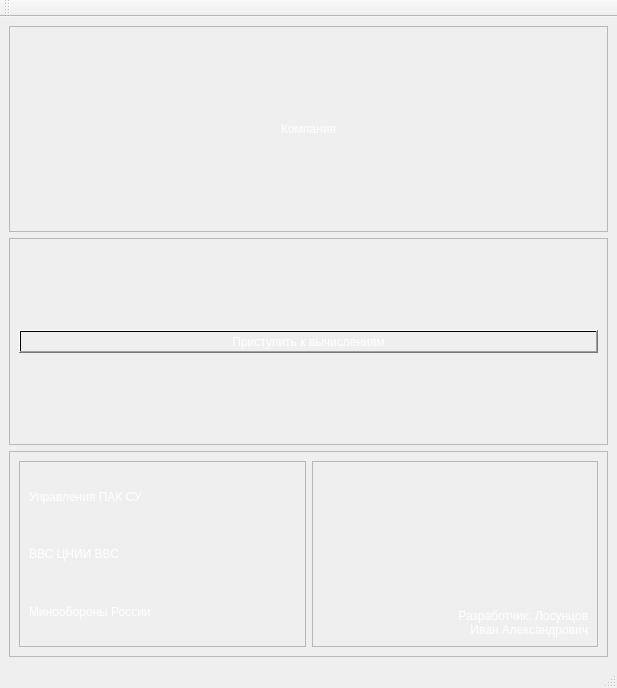
<?xml version="1.0" encoding="UTF-8"?>
<ui version="4.0">
 <class>MainWindow</class>
 <widget class="QMainWindow" name="MainWindow">
  <property name="geometry">
   <rect>
    <x>0</x>
    <y>0</y>
    <width>617</width>
    <height>688</height>
   </rect>
  </property>
  <property name="windowTitle">
   <string>MainWindow</string>
  </property>
  <property name="styleSheet">
   <string notr="true">font: 12pt &quot;Mongolian Baiti&quot;;
color: rgb(255, 255, 255);</string>
  </property>
  <widget class="QWidget" name="centralwidget">
   <layout class="QVBoxLayout" name="verticalLayout_2">
    <item>
     <widget class="QFrame" name="frame_3">
      <property name="frameShape">
       <enum>QFrame::StyledPanel</enum>
      </property>
      <property name="frameShadow">
       <enum>QFrame::Raised</enum>
      </property>
      <layout class="QVBoxLayout" name="verticalLayout_3">
       <item>
        <widget class="QLabel" name="label">
         <property name="styleSheet">
          <string notr="true"/>
         </property>
         <property name="text">
          <string>Компания</string>
         </property>
         <property name="alignment">
          <set>Qt::AlignCenter</set>
         </property>
        </widget>
       </item>
      </layout>
     </widget>
    </item>
    <item>
     <widget class="QFrame" name="frame_2">
      <property name="frameShape">
       <enum>QFrame::StyledPanel</enum>
      </property>
      <property name="frameShadow">
       <enum>QFrame::Raised</enum>
      </property>
      <layout class="QVBoxLayout" name="verticalLayout_4">
       <item>
        <widget class="QPushButton" name="pushButton">
         <property name="styleSheet">
          <string notr="true">background-color: qradialgradient(spread:pad, cx:0.5, cy:0.5, radius:0.5, fx:0.5, fy:0.5, stop:0 rgba(255, 255, 255, 0));
color: rgb(255, 255, 255);</string>
         </property>
         <property name="text">
          <string>Приступить к вычислениям</string>
         </property>
        </widget>
       </item>
      </layout>
     </widget>
    </item>
    <item>
     <widget class="QFrame" name="frame">
      <property name="frameShape">
       <enum>QFrame::StyledPanel</enum>
      </property>
      <property name="frameShadow">
       <enum>QFrame::Raised</enum>
      </property>
      <layout class="QHBoxLayout" name="horizontalLayout">
       <item>
        <widget class="QFrame" name="frame_5">
         <property name="frameShape">
          <enum>QFrame::StyledPanel</enum>
         </property>
         <property name="frameShadow">
          <enum>QFrame::Raised</enum>
         </property>
         <layout class="QVBoxLayout" name="verticalLayout_6">
          <item>
           <widget class="QLabel" name="label_3">
            <property name="styleSheet">
             <string notr="true">color: rgb(255, 255, 255);</string>
            </property>
            <property name="text">
             <string>Управления ПАК СУ</string>
            </property>
           </widget>
          </item>
          <item>
           <widget class="QLabel" name="label_7">
            <property name="styleSheet">
             <string notr="true">color: rgb(255, 255, 255);</string>
            </property>
            <property name="text">
             <string>ВВС ЦНИИ ВВС</string>
            </property>
           </widget>
          </item>
          <item>
           <widget class="QLabel" name="label_6">
            <property name="styleSheet">
             <string notr="true">color: rgb(255, 255, 255);</string>
            </property>
            <property name="text">
             <string>Минообороны России</string>
            </property>
           </widget>
          </item>
         </layout>
        </widget>
       </item>
       <item>
        <widget class="QFrame" name="frame_4">
         <property name="frameShape">
          <enum>QFrame::StyledPanel</enum>
         </property>
         <property name="frameShadow">
          <enum>QFrame::Raised</enum>
         </property>
         <layout class="QVBoxLayout" name="verticalLayout_5">
          <item>
           <widget class="QLabel" name="label_4">
            <property name="text">
             <string/>
            </property>
           </widget>
          </item>
          <item>
           <widget class="QLabel" name="label_5">
            <property name="styleSheet">
             <string notr="true">color: rgb(255, 255, 255);
font: 10pt &quot;MS Shell Dlg 2&quot;;</string>
            </property>
            <property name="text">
             <string>Разработчик: Лосунцов
Иван Александрович</string>
            </property>
            <property name="alignment">
             <set>Qt::AlignBottom|Qt::AlignRight|Qt::AlignTrailing</set>
            </property>
            <property name="indent">
             <number>0</number>
            </property>
           </widget>
          </item>
         </layout>
        </widget>
       </item>
      </layout>
     </widget>
    </item>
   </layout>
  </widget>
  <widget class="QMenuBar" name="menubar">
   <property name="geometry">
    <rect>
     <x>0</x>
     <y>0</y>
     <width>617</width>
     <height>19</height>
    </rect>
   </property>
  </widget>
  <widget class="QStatusBar" name="statusbar"/>
  <widget class="QToolBar" name="toolBar">
   <property name="windowTitle">
    <string>toolBar</string>
   </property>
   <attribute name="toolBarArea">
    <enum>TopToolBarArea</enum>
   </attribute>
   <attribute name="toolBarBreak">
    <bool>false</bool>
   </attribute>
  </widget>
 </widget>
 <resources>
  <include location="../../Desktop/самолёт.qrc"/>
 </resources>
 <connections/>
</ui>
